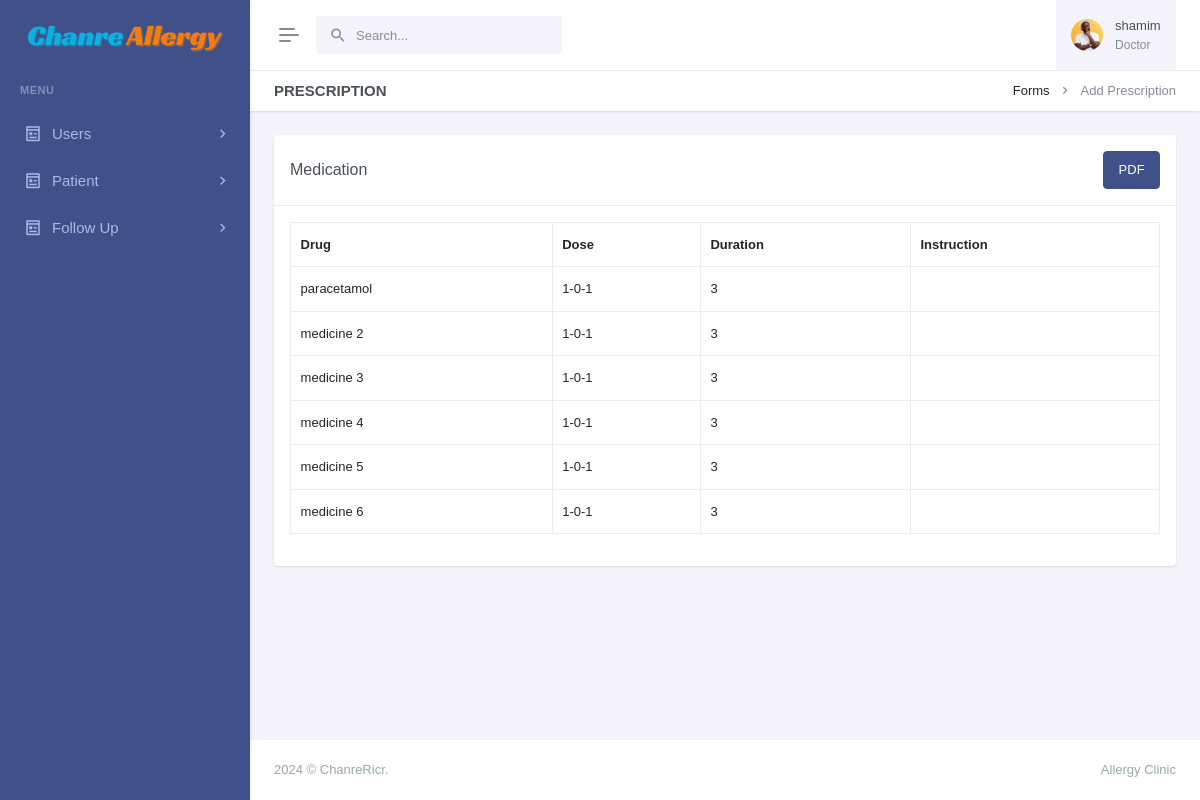
Page /view-prescription.php?pid=12222&&sid=4 (signed in) on the committed database.
### tables this page shows
CREATE TABLE `tbl_prescription` (
  `id` int(11) NOT NULL,
  `drug_name` varchar(255) DEFAULT NULL,
  `dose` varchar(255) DEFAULT NULL,
  `duration` varchar(255) DEFAULT NULL,
  `instruction` text DEFAULT NULL,
  `centerCode` text DEFAULT NULL,
  `centerName` text DEFAULT NULL,
  `patient_id` text DEFAULT NULL,
  `updatedBy` text DEFAULT NULL,
  `visit` int(11) DEFAULT NULL,
  `createdAt` timestamp NOT NULL DEFAULT current_timestamp(),
  `isActive` int(2) DEFAULT NULL
);

### view-prescription.php (the view, shortened to what this page needs)
<?php
include('layout/config.php');
if (strlen($_SESSION['login']) == 0) {
    header('location:index.php');
} else {
    $vid = intval($_GET['sid']);
    ?>
    <!doctype html>
    <html lang="en" data-layout="vertical" data-topbar="light" data-sidebar="dark" data-sidebar-size="lg"
        data-sidebar-image="none" data-preloader="disable">
    <head>
        <link href="https://cdn.jsdelivr.net/npm/select2@4.1.0-rc.0/dist/css/select2.min.css" rel="stylesheet" />
        <link href="assets/libs/jsvectormap/css/jsvectormap.min.css" rel="stylesheet" type="text/css" />
        <link href="assets/libs/swiper/swiper-bundle.min.css" rel="stylesheet" type="text/css" />
        <link href="assets/css/bootstrap.min.css" rel="stylesheet" type="text/css" />
        <link href="assets/css/icons.min.css" rel="stylesheet" type="text/css" />
        <link href="assets/css/app.min.css" rel="stylesheet" type="text/css" />
        <link href="assets/css/custom.min.css" rel="stylesheet" type="text/css" />
    </head>
    <body>
        <div id="layout-wrapper">
            <?php include('admin/header.php') ?>
            <?php
            include('admin/leftsidebar.php')
                ?>
            <div class="main-content">
                <div class="page-content">
                    <div class="container-fluid">
                        <div class="row">
                            <div class="col-12">
                                <div class="page-title-box d-sm-flex align-items-center justify-content-between">
                                    <h4 class="mb-sm-0">Prescription</h4>
                                    <div class="page-title-right">
                                        <ol class="breadcrumb m-0">
                                            <li class="breadcrumb-item"><a href="javascript: void(0);">Forms</a></li>
                                            <li class="breadcrumb-item active">Add Prescription</li>
                                        </ol>
                                    </div>
                                </div>
                            </div>
                        </div>
                        <div class="row">
                            <div class="col-lg-12">
                                <div class="card">
                                    <div class="card-header align-items-center d-flex">
                                        <h4 class="card-title mb-0 flex-grow-1">Medication</h4>
                                        <div class="flex-shrink-0">
                                            <a href="components/pdf-prescription.php?pid=<?php $tid = intval($_GET['pid']);
                                            echo $tid; ?>&&sid=<?php echo $vid; ?>?>" class="btn btn-primary">PDF</a>
                                        </div>
                                    </div>
                                    <div class="card-body">
                                        <div class="live-preview">
                                            <div class="table-responsive">
                                                <table id="buttons-datatables" class="display table table-bordered"
                                                    style="width:100%">
                                                    <thead>
                                                        <tr>
                                                            <th>Drug</th>
                                                            <th>Dose</th>
                                                            <th>Duration</th>
                                                            <th>Instruction</th>
                                                        </tr>
                                                    </thead>
                                                    <tbody>
                                                        <?php
                                                        $gid = intval($_GET['pid']);
                                                        $sid = intval($_GET['sid']);
                                                        $myquery = mysqli_query($conn, "SELECT * from tbl_prescription Where patient_id = '$gid' && visit ='$sid'");
                                                        while ($row = mysqli_fetch_array($myquery)) {
                                                            ?>
                                                            <tr>
                                                                <td>
                                                                    <?php echo htmlentities($row['drug_name']) ?>
                                                                </td>
                                                                <td>
                                                                    <?php echo htmlentities($row['dose']) ?>
                                                                </td>
                                                                <td>
                                                                    <?php echo htmlentities($row['duration']) ?>
                                                                </td>
                                                                <td>
                                                                </td>
                                                            </tr>
                                                        <?php } ?>
                                                </table>
                                            </div>
                                        </div>
                                    </div>
                                </div>
                            </div>
                        </div>
                    </div>
                </div>
                <?php include('admin/footer.php') ?>
            </div>
        </div>
    </body>
    </html>
<?php } ?>

### admin/header.php (shortened to what this page needs)
<header id="page-topbar">
    <div class="layout-width">
        <div class="navbar-header">
            <div class="d-flex">
                <button type="button" class="btn btn-sm px-3 fs-16 header-item vertical-menu-btn topnav-hamburger"
                    id="topnav-hamburger-icon">
                    <span class="hamburger-icon">
                        <span></span>
                        <span></span>
                        <span></span>
                    </span>
                </button>
                <form class="app-search d-none d-md-block">
                    <div class="position-relative">
                        <input type="text" class="form-control" placeholder="Search..." autocomplete="off"
                            id="search-options" value="">
                        <span class="mdi mdi-magnify search-widget-icon"></span>
                    </div>
                </form>
            </div>
            <div class="d-flex align-items-center">
                <div class="dropdown ms-sm-3 header-item topbar-user">
                    <button type="button" class="btn" id="page-header-user-dropdown" data-bs-toggle="dropdown"
                        aria-haspopup="true" aria-expanded="false">
                        <span class="d-flex align-items-center">
                            <img class="rounded-circle header-profile-user" src="assets/images/users/avatar-1.jpg"
                                alt="Header Avatar">
                            <span class="text-start ms-xl-2">
                                <span class="d-none d-xl-inline-block ms-1 fw-medium user-name-text">
                                    <?php echo $_SESSION['empName']; ?>
                                </span>
                                <span class="d-none d-xl-block ms-1 fs-12 user-name-sub-text">
                                    <?php echo $_SESSION['empDesignation']; ?>
                                </span>
                            </span>
                        </span>
                    </button>
                </div>
            </div>
        </div>
    </div>
</header>

### admin/leftsidebar.php (shortened to what this page needs)
<div class="app-menu navbar-menu">
    <div class="navbar-brand-box">
        <a href="#" class="logo logo-light">
            <span class="logo-lg">
                <img src="assets/images/logo-light.png" alt="" height="50">
            </span>
        </a>
    </div>
    <div id="scrollbar">
        <div class="container-fluid">
            <ul class="navbar-nav" id="navbar-nav">
                <li class="menu-title"><span data-key="t-menu">Menu</span></li>
                <?php
                if ($_SESSION['role'] == '1') {
                    echo "<li class='nav-item'>
                    <a class='nav-link menu-link' href='#sidebarPages1' data-bs-toggle='collapse' role='button'
                        aria-expanded='false' aria-controls='sidebarPages'>
                        <i class='ri-pages-line'></i> <span data-key='t-pages'>Users</span>
                    </a>
                </li>
                <li class='nav-item'>
                    <a class='nav-link menu-link' href='#sidebarPages2' data-bs-toggle='collapse' role='button'
                        aria-expanded='false' aria-controls='sidebarPages'>
                        <i class='ri-pages-line'></i> <span data-key='t-pages'>Patient</span>
                    </a>
                </li>
                <li class='nav-item'>
                    <a class='nav-link menu-link' href='#sidebarPages3' data-bs-toggle='collapse' role='button'
                        aria-expanded='false' aria-controls='sidebarPages'>
                        <i class='ri-pages-line'></i> <span data-key='t-pages'>Follow Up</span>
                    </a>
                </li>
";
                } else if ($_SESSION['role'] == '2') {
                    echo "
                <li class='nav-item'>
                    <a class='nav-link menu-link' href='#sidebarPages2' data-bs-toggle='collapse' role='button'
                        aria-expanded='false' aria-controls='sidebarPages'>
                        <i class='ri-pages-line'></i> <span data-key='t-pages'>Patient</span>
                    </a>
                    <div class='collapse menu-dropdown' id='sidebarPages2'>
                        <ul class='nav nav-sm flex-column'>
                            <li class='nav-item'>
                                <a href='add-patient.php' class='nav-link' data-key='t-starter'> Add Patient </a>
                            </li>
                            <li class='nav-item'>
                                <a href='view-patient.php' class='nav-link' data-key='t-team'> View Patient</a>
                            </li>
                            <li class='nav-item'>
                                <a href='manage-patients.php' class='nav-link' data-key='t-team'> Manage Patient</a>
                            </li>
                            <li class='nav-item'>
                                <a href='hospital-docs.php' class='nav-link' data-key='t-faqs'> Documentation </a>
                            </li>
                        </ul>
                    </div>
                </li>
                <li class='nav-item'>
                    <a class='nav-link menu-link' href='#sidebarPages3' data-bs-toggle='collapse' role='button'
                        aria-expanded='false' aria-controls='sidebarPages'>
                        <i class='ri-pages-line'></i> <span data-key='t-pages'>Follow Up</span>
                    </a>
                    <div class='collapse menu-dropdown' id='sidebarPages3'>
                        <ul class='nav nav-sm flex-column'>
                            <li class='nav-item'>
                                <a href='view-followup-patient.php' class='nav-link' data-key='t-starter'> View Follow Up
                                    Paitent</a>
                            </li>
                            <li class='nav-item'>
                                <a href='manage-follow-patient.php' class='nav-link' data-key='t-team'> Manage Follow
                                    Up</a>
                            </li>
                            <!-- <li class='nav-item'>
                                <a href='manage-patients.php' class='nav-link' data-key='t-team'> Manage Patient</a>
                            </li> -->
                            <li class='nav-item'>
                                <a href='hospital-docs.php' class='nav-link' data-key='t-faqs'> Documentation </a>
                            </li>
                        </ul>
                    </div>
                </li>
";
                } else if ($_SESSION['role'] == '3') {
                    echo "
                <li class='nav-item'>
                    <a class='nav-link menu-link' href='#sidebarPages2' data-bs-toggle='collapse' role='button'
                        aria-expanded='false' aria-controls='sidebarPages'>
                        <i class='ri-pages-line'></i> <span data-key='t-pages'>Patient</span>
                    </a>
                    <div class='collapse menu-dropdown' id='sidebarPages2'>
                        <ul class='nav nav-sm flex-column'>
                            <li class='nav-item'>
                                <a href='add-patient.php' class='nav-link' data-key='t-starter'> Add Patient </a>
                            </li>
                            <li class='nav-item'>
                                <a href='view-patient.php' class='nav-link' data-key='t-team'> View Patient</a>
                            </li>
                            <li class='nav-item'>
                                <a href='manage-patients.php' class='nav-link' data-key='t-team'> Manage Patient</a>
                            </li>
                            <li class='nav-item'>
                                <a href='hospital-docs.php' class='nav-link' data-key='t-faqs'> Documentation </a>
                            </li>
                        </ul>
                    </div>
                </li>";
                }
                ?>
            </ul>
        </div>
    </div>
    <div class="sidebar-background"></div>
</div>

### admin/footer.php (shortened to what this page needs)
<footer class="footer">
    <div class="container-fluid">
        <div class="row">
            <div class="col-sm-6">
                 © ChanreRicr.
            </div>
            <div class="col-sm-6">
                <div class="text-sm-end d-none d-sm-block">
                    Allergy Clinic
                </div>
            </div>
        </div>
    </div>
</footer>

### rows in the picture
tbl_prescription: drug_name "paracetamol", dose "1-0-1", duration "3"
tbl_prescription: drug_name "medicine 2", dose "1-0-1", duration "3"
tbl_prescription: drug_name "medicine 3", dose "1-0-1", duration "3"
tbl_prescription: drug_name "medicine 4", dose "1-0-1", duration "3"
tbl_prescription: drug_name "medicine 5", dose "1-0-1", duration "3"
tbl_prescription: drug_name "medicine 6", dose "1-0-1", duration "3"

### other values in the picture
$_SESSION['empName'] "shamim"
$_SESSION['empDesignation'] "Doctor"
